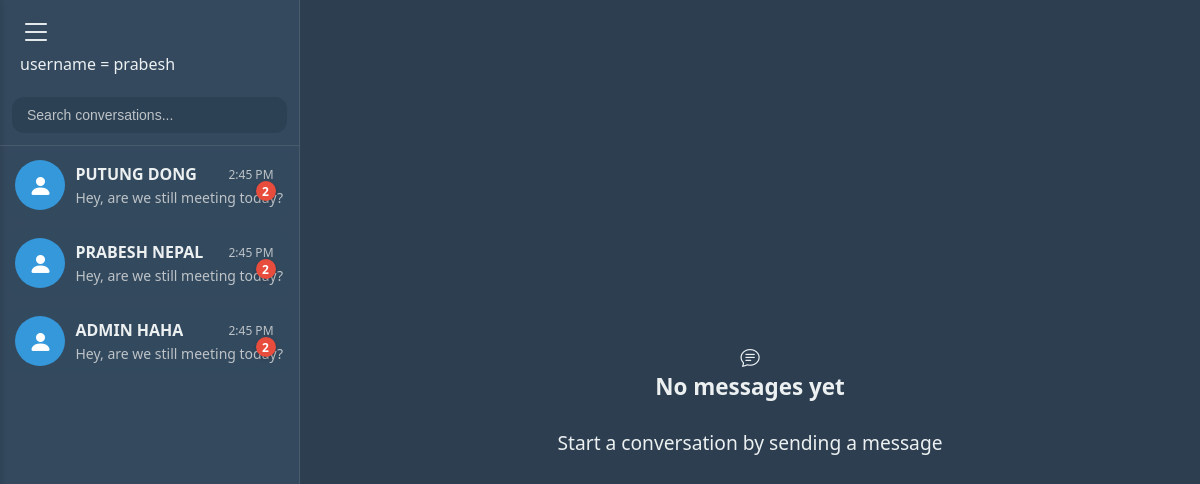
/ (signed in), run on the app's committed database.
### chat/models.py (models this page shows)
class CustomUser(AbstractUser):
    friends = models.ManyToManyField(
        'self',
        through="FriendShip",
        symmetrical=False,
        related_name='friend_set',
        blank=True
    )
    def __str__(self):
        return self.username

### chat/views.py (the view, shortened to what this page needs)
# urls.py: path('',include('chat.urls'))
@login_required()
def chat(request):
    my_friends = request.user.friends.all()
    not_my_friend = request.user.friend_set.all()
    all_friends = my_friends.union(not_my_friend)
    room_code = chats = friend =  None
    receiver_id = request.GET.get('id')
    return render(request,'chat.html',{
        'friends':all_friends,
        'my_friend_only':my_friends,
        'friend':friend,
        'room_code':room_code,
        'chat_type':'solo_chat',
        })

### chat/templates/chat.html (shortened to what this page needs)
{% extends 'basechat.html' %}
{% load static %}
{% block friendorgroup %}
    {% for f in friends %}
    <div class="chat-card {% if f == friend %}active{% endif %}" data-slug="{{ f.id }}">
        <div class="chat-image flex"><i class="bi bi-person-fill"></i></div>
        <div class="chat-card-right">
            <div class="chat-card-right-top">
                <div class="chat-name"> {{ f.first_name | upper }} {{ f.last_name | upper }}</div>
                <div class="chat-time">2:45 PM</div>
            </div>
            <div class="chat-last-message">Hey, are we still meeting today?</div>
            <div class="chat-card unread">2</div>
        </div>
    </div>
    {% empty %}
    <div>No friends. Try adding some.</div>
    {% endfor %}
{% endblock %}

### chat/templates/basechat.html (shortened to what this page needs)
{% load static %}
<!DOCTYPE html>
<html lang="en">
<head>
    <link href="https://cdn.jsdelivr.net/npm/bootstrap-icons@1.11.0/font/bootstrap-icons.css" rel="stylesheet">
    <link href="https://cdnjs.cloudflare.com/ajax/libs/font-awesome/6.4.0/css/all.min.css" rel="stylesheet">
    <link rel="stylesheet" href="{% static 'css/chat.css' %}">
</head>
<body>
    <div class="container" id="roomCode" data-room-code="{{ room_code|default:'' }}">
        <div class="select-user-bar" id="select-user-bar">
            <div class="nav">
                <i class="bi bi-list"></i>
                <div style="margin-left: 20px;">username = {{ request.user }}</div>
            </div>
            <div class="search-box">
                <input type="text" class="search-input" placeholder="Search conversations...">
            </div>
            {% block friendorgroup %}
            {% endblock %}
        </div>
        <div class="blank-content-container" id="blank-content-container">
            {% if not friend %}
            <div class="blank-content">
                <i class="bi bi-chat-text"></i>
                <h3>No messages yet</h3><br>
                <p>Start a conversation by sending a message</p>
            </div>
            {% endif %}
        </div>
    </div>
</body>
</html>

### chat/static/css/chat.css (style rules this page uses)
:root { --primary-bg: #2c3e50; --secondary-bg: #34495e; --accent-color: #3498db; --hover-color: #2ecc71; --text-color: #ecf0f1; --text-secondary: #bdc3c7; --card-bg: rgba(52, 73, 94, 0.8); --input-bg: rgba(44, 62, 80, 0.7); --error-color: #e74c3c; --success-color: #2ecc71; --border-radius: 12px; --transition-speed: 0.3s; }
* { margin: 0; padding: 0; box-sizing: border-box; }
body { background-color: var(--primary-bg); height: 100dvh; overflow: hidden; font-family: 'Segoe UI', Tahoma, Geneva, Verdana, sans-serif; color: var(--text-color); }
.flex { display: flex; flex-direction: column; justify-content: center; align-items: center; }
.container { display: flex; flex-direction: row; align-items: stretch; width: 100%; height: 100%; }
.select-user-bar { width: 300px; min-width: 10%; max-width: 25%; border-right: 1px solid rgba(255, 255, 255, 0.1); display: flex; flex-direction: column; align-items: center; height: 100%; overflow-x: hidden; overflow-y: auto; background-color: var(--secondary-bg); position: relative; }
.search-box { width: 100%; padding: 12px; background-color: var(--secondary-bg); border-bottom: 1px solid rgba(255, 255, 255, 0.1); }
.search-input { width: 100%; padding: 10px 15px; border-radius: var(--border-radius); border: none; background-color: var(--input-bg); color: var(--text-color); font-size: 14px; }
.search-input::placeholder { color: var(--text-secondary); }
.chat-card { display: flex; flex-direction: row; align-items: center; border-radius: var(--border-radius); width: 95%; height: auto; background-color: var(--card-bg); margin: 6px; padding: 8px; transition: transform var(--transition-speed), background-color var(--transition-speed); position: relative; box-sizing: border-box; }
.chat-card .unread { position: absolute; right: 10px; top: 50%; transform: translateY(-50%); width: 20px; height: 20px; background-color: var(--error-color); border-radius: 50%; display: flex; justify-content: center; align-items: center; font-size: 12px; font-weight: bold; color: white; box-shadow: 0 2px 4px rgba(0, 0, 0, 0.2); }
.chat-image { flex-shrink: 0; height: 50px; width: 50px; border-radius: 50%; margin-right: 10px; background-color: var(--accent-color); color: white; font-size: 24px; overflow: hidden; transition: transform 0.2s; }
.chat-card-right { flex: 1; display: flex; flex-direction: column; justify-content: center; overflow: hidden; }
.chat-card-right-top { display: flex; flex-direction: row; justify-content: space-between; align-items: center; padding-right: 10px; font-size: 16px; overflow: hidden; }
.chat-name { font-weight: 600; white-space: nowrap; overflow: hidden; text-overflow: ellipsis; max-width: 70%; }
.chat-time { font-size: 12px; color: var(--text-secondary); white-space: nowrap; }
.chat-last-message { padding-top: 3px; font-size: 14px; color: var(--text-secondary); white-space: nowrap; overflow: hidden; text-overflow: ellipsis; max-width: 100%; }
.blank-content-container { flex: auto; display: none; }
.blank-content { display: flex; height: 100%; flex: 1; flex-direction: column; align-items: center; justify-content: center; background-color: var(--primary-bg); font-size: larger; }
.nav { width: 100%; cursor: pointer; margin: 10px; transition: transform var(--transition-speed), background-color var(--transition-speed); }
.bi-list { width: 100%; position: relative; left: 20px; font-size:2rem; }
@media (min-width: 1200px) { .select-user-bar { width: 320px; } }
@media (min-width: 1200px) { .chat-name { max-width: 220px; } }
@media (min-width: 1200px) { .chat-last-message { max-width: 300px; } }

### data on the page
CustomUser: user "prabesh"
CustomUser: first_name "PUTUNG", last_name "DONG"
CustomUser: first_name "PRABESH", last_name "NEPAL"
CustomUser: first_name "ADMIN", last_name "HAHA"
